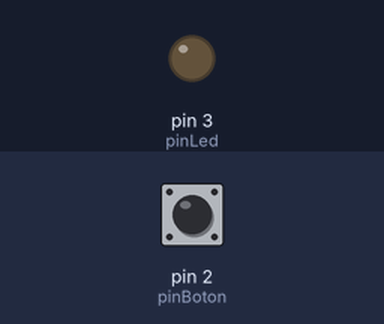
This sketch was run on a simulated Arduino Uno, built with avr-gcc and run on an emulated ATmega328P. On the bench: output pins drawn as LEDs (lit = HIGH). Inputs (shaded band) come from the test bench; at power-on: pin 2 (pinBoton) LOW.

Above: at 1.2 s.
1.3 s: pin 2 (pinBoton) pulled HIGH for 0.15 s
At 1.37 s:
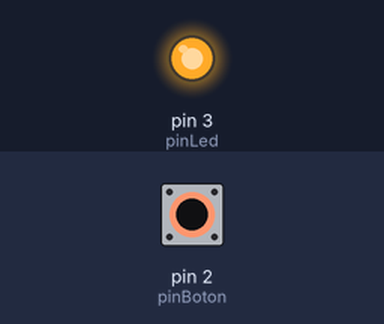
2.9 s: pin 2 (pinBoton) pulled HIGH for 3.2 s
At 6.4 s:
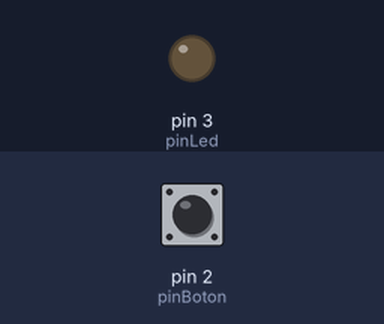
Timing chart, 0 to 7.9 s (numbered marks = the images above; inputs shaded):
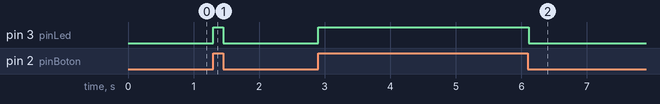

Measured:
- after the input at 1.3 s, pin 3 (pinLed): LOW → HIGH at once, → LOW 0.15 s later
- after the input at 2.9 s, pin 3 (pinLed): LOW → HIGH at once, → LOW 3.2 s later

The sketch:

02-PushButton.ino
```cpp
// (licence header left out)
// ---- Variables
int
  pinLed   = 3,   // Puerto utilizado para el led
  pinBoton = 2;   // Puerto utilizado por el boton

void setup() {
  pinMode(pinBoton, INPUT);
  pinMode(pinLed, OUTPUT);
}  // setup

void loop() {
  if (digitalRead(pinBoton) == HIGH) {
    digitalWrite(pinLed, HIGH);
  } else {
    digitalWrite(pinLed, LOW);
  }
  // Se agrega un tiempo de espera para mejorar
  // la simulación.
  delay(10);
} // loop
```
